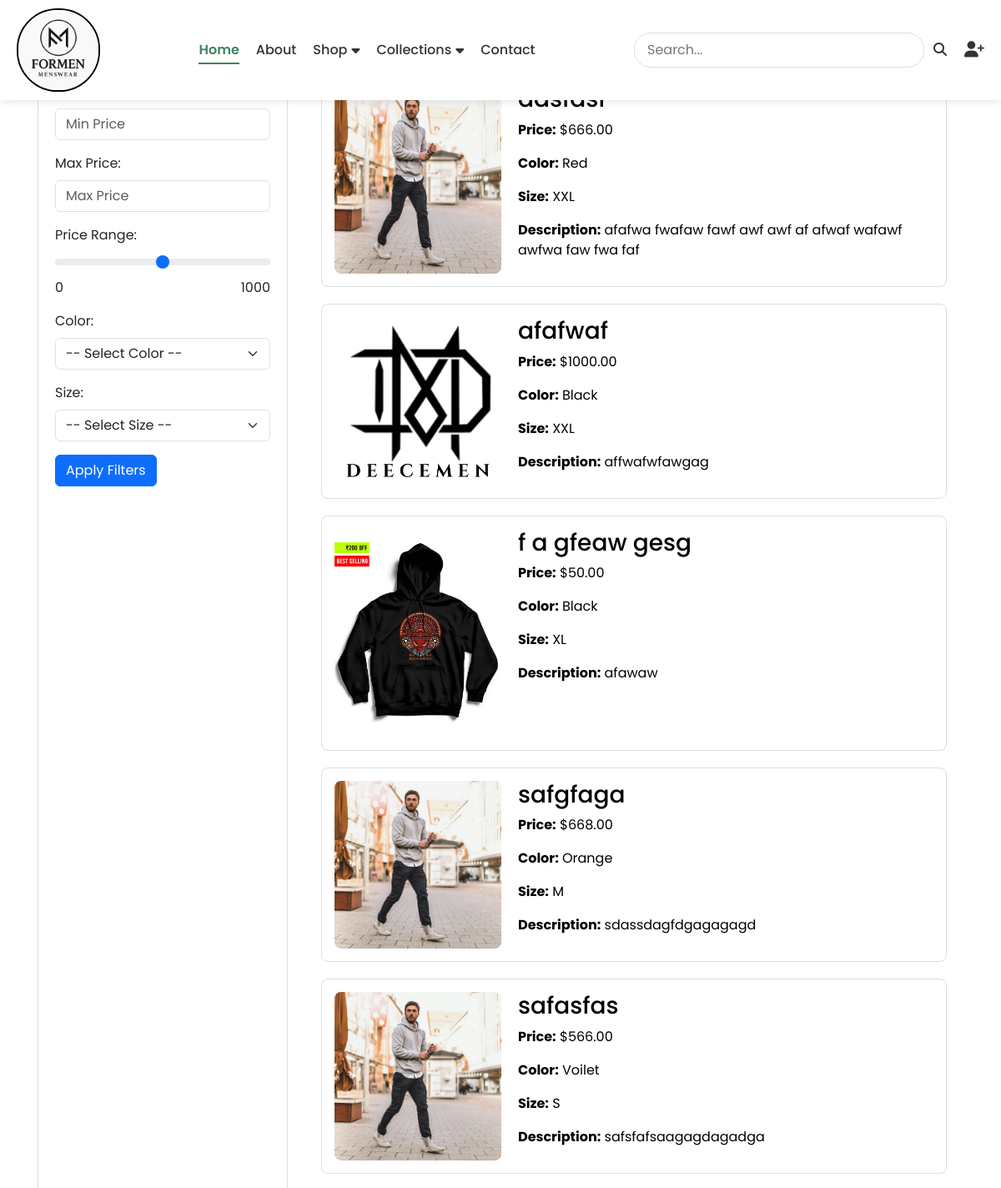
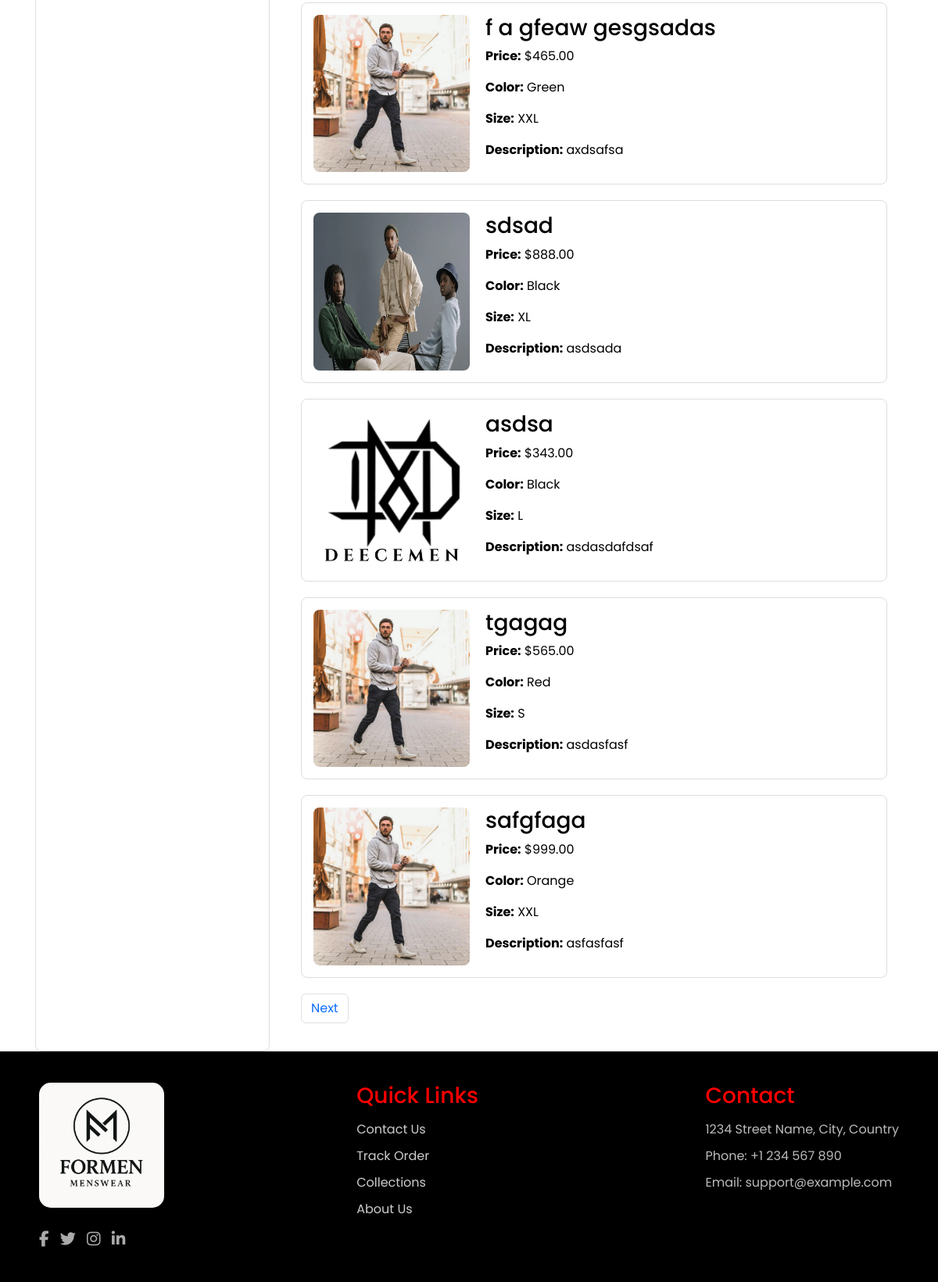
Screenshot of /products/ with the database file from the repository (2 pictures, top to bottom).
### core/models.py (models this page shows, shortened)
class Product(models.Model):
    name = models.CharField(max_length=255)
    price = models.DecimalField(max_digits=10, decimal_places=2)
    color = models.CharField(max_length=50)
    size = models.CharField(max_length=50)
    image = models.ImageField(upload_to='product_images/', null=True, blank=True)  # Image field
    description = models.TextField(max_length=500, blank=True)  # Small description field

### core/views.py (the view)
# urls.py: path('products/', views.product_list, name='product_list'),
def product_list(request):
    products = Product.objects.all()
    min_price = request.GET.get('min_price')
    max_price = request.GET.get('max_price')
    if min_price:
        products = products.filter(price__gte=min_price)
    if max_price:
        products = products.filter(price__lte=max_price)
    color = request.GET.get('color')
    if color:
        products = products.filter(color=color)
    size = request.GET.get('size')
    if size:
        products = products.filter(size=size)
    paginator = Paginator(products, 10)
    page_number = request.GET.get('page')
    page_obj = paginator.get_page(page_number)
    return render(request, 'core/product_list.html', {'products': products, 'products':page_obj, 'page_obj':page_obj})

### core/templates/core/product_list.html (shortened to what this page needs)
{% extends "core/base.html" %}
{% block content %}
<form method="get" action="{% url 'product_list' %}" class="container main-container">
    <div class="filters-sidebar">
        <div class="filter-header">
            <h4>Filters</h4>
        </div>
        <div class="mb-3">
            <label for="min_price" class="form-label">Min Price:</label>
            <input type="number" name="min_price" id="min_price" step="0.01" class="form-control" placeholder="Min Price" value="{{ request.GET.min_price }}">
        </div>
        <div class="mb-3">
            <label for="max_price" class="form-label">Max Price:</label>
            <input type="number" name="max_price" id="max_price" step="0.01" class="form-control" placeholder="Max Price" value="{{ request.GET.max_price }}">
        </div>
        <div class="mb-3">
            <label for="price_range" class="form-label">Price Range:</label>
            <input type="range" class="form-range" min="0" max="1000" step="1" id="price_range" name="price_range" value="{{ request.GET.price_range|default:500 }}">
            <div class="d-flex justify-content-between">
                <span>0</span>
                <span>1000</span>
            </div>
        </div>
        <div class="mb-3">
            <label for="color" class="form-label">Color:</label>
            <select name="color" id="color" class="form-select">
                <option value="">-- Select Color --</option>
            </select>
        </div>
        <div class="mb-3">
            <label for="size" class="form-label">Size:</label>
            <select name="size" id="size" class="form-select">
                <option value="">-- Select Size --</option>
            </select>
        </div>
        <button type="submit" class="btn btn-primary">Apply Filters</button>
    </div>
    <div class="products-container">
        <h2>Products</h2>
        <ul class="list-unstyled">
            {% for product in products %}
                <a href="{% url 'product_details' product.id %}" style='text-decoration:none; color:black;'>
                    <li class="product-item">
                        <img src="{{ product.image.url }}" alt="{{ product.name }}" class="product-image">
                        <div>
                            <h3>{{ product.name }}</h3>
                            <p><strong>Price:</strong> ${{ product.price }}</p>
                            <p><strong>Color:</strong> {{ product.color }}</p>
                            <p><strong>Size:</strong> {{ product.size }}</p>
                            <p><strong>Description:</strong> {{ product.description|default:"No description available." }}</p>
                        </div>
                    </li>
                </a>
            {% empty %}
                <p>No products found with the selected filters.</p>
            {% endfor %}
        </ul>
        <ul class="pagination">
            {% if page_obj.has_next %}
                <li class="page-item">
                    <a class="page-link" href="?page={{ page_obj.next_page_number }}">Next</a>
                </li>
            {% endif %}
        </ul>
    </div>
</form>
{% endblock content %}

### core/static/core/css/core.css (style rules this page uses)
body { margin: 0; padding: 0; box-sizing: border-box; font-family: 'Poppins', sans-serif; }

### core/templates/core/product_list.html (style rules this page uses)
.main-container { display: flex; gap: 20px; margin-top: 20px; padding: 0 15px; position: relative; }
.filters-sidebar { flex: 0 0 300px; padding: 20px; border: 1px solid #ddd; border-radius: 8px; background: #fff; transition: transform 0.3s ease-in-out; }
.filter-header { display: flex; justify-content: space-between; align-items: center; margin-bottom: 20px; }
.products-container { flex: 1; padding: 20px; }
.product-item { border: 1px solid #ddd; padding: 15px; margin-bottom: 20px; border-radius: 8px; display: flex; gap: 20px; transition: transform 0.2s; }
.product-image { max-width: 200px; height: auto; border-radius: 8px; }

### core/templates/core/footer.html (style rules this page uses)
.bodysss { display: flex; margin:0px; flex-direction: column; min-height: 100vh; }

### rows the page displays
Product: image (picture), price "666.00", color "Red", size "XXL", description "afafwa fwafaw fawf awf awf af afwaf wafawf awfwa faw fwa faf"
Product: image (picture), name "afafwaf", price "1000.00", color "Black", size "XXL", description "affwafwfawgag"
Product: image (picture), name "f a gfeaw gesg", price "50.00", color "Black", size "XL", description "afawaw"
Product: image (picture), name "safgfaga", price "668.00", color "Orange", size "M", description "sdassdagfdgagagagd"
Product: image (picture), name "safasfas", price "566.00", color "Voilet", size "S", description "safsfafsaagagdagadga"
Product: image (picture), name "f a gfeaw gesgsadas", price "465.00", color "Green", size "XXL", description "axdsafsa"
Product: image (picture), name "sdsad", price "888.00", color "Black", size "XL", description "asdsada"
Product: image (picture), name "asdsa", price "343.00", color "Black", size "L", description "asdasdafdsaf"
Product: image (picture), name "tgagag", price "565.00", color "Red", size "S", description "asdasfasf"
Product: image (picture), name "safgfaga", price "999.00", color "Orange", size "XXL", description "asfasfasf"
